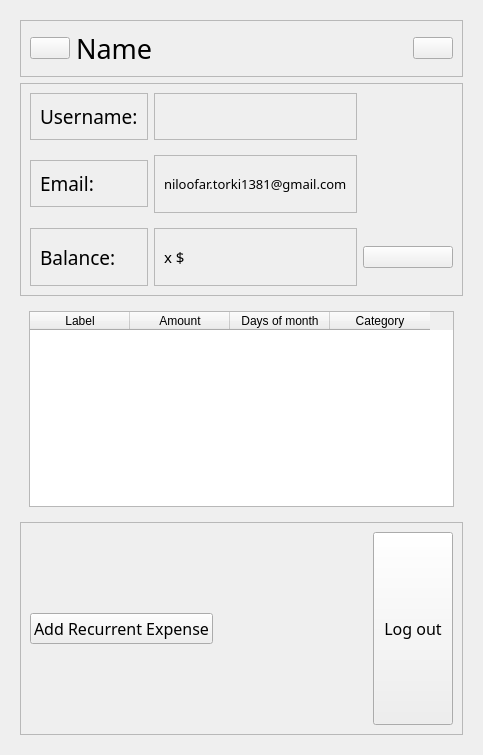
                   <widget class="QWidget" name="scrollAreaWidgetContents_15">
                    <property name="geometry">
                     <rect>
                      <x>0</x>
                      <y>0</y>
                      <width>483</width>
                      <height>755</height>
                     </rect>
                    </property>
                    <layout class="QHBoxLayout" name="horizontalLayout_50">
                     <item>
                      <widget class="QWidget" name="widget_9" native="true">
                       <layout class="QVBoxLayout" name="verticalLayout_74">
                        <item alignment="Qt::AlignTop">
                         <widget class="QFrame" name="ProfileContainer">
                          <property name="frameShape">
                           <enum>QFrame::StyledPanel</enum>
                          </property>
                          <property name="frameShadow">
                           <enum>QFrame::Raised</enum>
                          </property>
                          <layout class="QHBoxLayout" name="horizontalLayout_51">
                           <item alignment="Qt::AlignLeft">
                            <widget class="QPushButton" name="PicProfile">
                             <property name="text">
                              <string/>
                             </property>
                             <property name="icon">
                              <iconset resource="images.qrc">
                               <normaloff>:/images/3135823.png</normaloff>:/images/3135823.png</iconset>
                             </property>
                             <property name="iconSize">
                              <size>
                               <width>90</width>
                               <height>90</height>
                              </size>
                             </property>
                            </widget>
                           </item>
                           <item>
                            <widget class="QLabel" name="NameProfile">
                             <property name="sizePolicy">
                              <sizepolicy hsizetype="Expanding" vsizetype="Preferred">
                               <horstretch>0</horstretch>
                               <verstretch>0</verstretch>
                              </sizepolicy>
                             </property>
                             <property name="font">
                              <font>
                               <family>Swis721 Blk BT</family>
                               <pointsize>20</pointsize>
                              </font>
                             </property>
                             <property name="text">
                              <string>Name</string>
                             </property>
                            </widget>
                           </item>
                           <item>
                            <widget class="QPushButton" name="EditProfileBtn">
                             <property name="text">
                              <string/>
                             </property>
                             <property name="icon">
                              <iconset resource="resource2.qrc">
                               <normaloff>:/icons2/icons2/edit-3.svg</normaloff>:/icons2/icons2/edit-3.svg</iconset>
                             </property>
                             <property name="iconSize">
                              <size>
                               <width>32</width>
                               <height>32</height>
                              </size>
                             </property>
                            </widget>
                           </item>
                          </layout>
                         </widget>
                        </item>
                        <item>
                         <widget class="QFrame" name="ProfileeInformations">
                          <property name="sizePolicy">
                           <sizepolicy hsizetype="Preferred" vsizetype="Expanding">
                            <horstretch>0</horstretch>
                            <verstretch>0</verstretch>
                           </sizepolicy>
                          </property>
                          <property name="minimumSize">
                           <size>
                            <width>0</width>
                            <height>42</height>
                           </size>
                          </property>
                          <property name="frameShape">
                           <enum>QFrame::StyledPanel</enum>
                          </property>
                          <property name="frameShadow">
                           <enum>QFrame::Raised</enum>
                          </property>
                          <layout class="QGridLayout" name="gridLayout_15">
                           <property name="verticalSpacing">
                            <number>15</number>
                           </property>
                           <item row="0" column="0">
                            <widget class="QFrame" name="frame_45">
                             <property name="sizePolicy">
                              <sizepolicy hsizetype="Preferred" vsizetype="Fixed">
                               <horstretch>0</horstretch>
                               <verstretch>0</verstretch>
                              </sizepolicy>
                             </property>
                             <property name="frameShape">
                              <enum>QFrame::StyledPanel</enum>
                             </property>
                             <property name="frameShadow">
                              <enum>QFrame::Raised</enum>
                             </property>
                             <layout class="QVBoxLayout" name="verticalLayout_76">
                              <item alignment="Qt::AlignLeft">
                               <widget class="QLabel" name="label_37">
                                <property name="sizePolicy">
                                 <sizepolicy hsizetype="Preferred" vsizetype="Expanding">
                                  <horstretch>0</horstretch>
                                  <verstretch>0</verstretch>
                                 </sizepolicy>
                                </property>
                                <property name="font">
                                 <font>
                                  <family>Swis721 Blk BT</family>
                                  <pointsize>14</pointsize>
                                 </font>
                                </property>
                                <property name="text">
                                 <string>Username:</string>
                                </property>
                               </widget>
                              </item>
                             </layout>
                            </widget>
                           </item>
                           <item row="0" column="1">
                            <widget class="QFrame" name="frame_46">
                             <property name="sizePolicy">
                              <sizepolicy hsizetype="Preferred" vsizetype="Preferred">
                               <horstretch>0</horstretch>
                               <verstretch>0</verstretch>
                              </sizepolicy>
                             </property>
                             <property name="maximumSize">
                              <size>
                               <width>16777215</width>
                               <height>16777215</height>
                              </size>
                             </property>
                             <property name="frameShape">
                              <enum>QFrame::StyledPanel</enum>
                             </property>
                             <property name="frameShadow">
                              <enum>QFrame::Raised</enum>
                             </property>
                             <layout class="QVBoxLayout" name="verticalLayout_78">
                              <item>
                               <widget class="QLabel" name="UsernameProfile">
                                <property name="sizePolicy">
                                 <sizepolicy hsizetype="Preferred" vsizetype="Preferred">
                                  <horstretch>0</horstretch>
                                  <verstretch>0</verstretch>
                                 </sizepolicy>
                                </property>
                                <property name="minimumSize">
                                 <size>
                                  <width>0</width>
                                  <height>0</height>
                                 </size>
                                </property>
                                <property name="font">
                                 <font>
                                  <family>Swis721 Blk BT</family>
                                  <pointsize>11</pointsize>
                                 </font>
                                </property>
                                <property name="text">
                                 <string/>
                                </property>
                               </widget>
                              </item>
                             </layout>
                            </widget>
                           </item>
                           <item row="1" column="0">
                            <widget class="QFrame" name="frame_48">
                             <property name="sizePolicy">
                              <sizepolicy hsizetype="Preferred" vsizetype="Fixed">
                               <horstretch>0</horstretch>
                               <verstretch>0</verstretch>
                              </sizepolicy>
                             </property>
                             <property name="frameShape">
                              <enum>QFrame::StyledPanel</enum>
                             </property>
                             <property name="frameShadow">
                              <enum>QFrame::Raised</enum>
                             </property>
                             <layout class="QVBoxLayout" name="verticalLayout_77">
                              <item>
                               <widget class="QLabel" name="label_39">
                                <property name="sizePolicy">
                                 <sizepolicy hsizetype="Preferred" vsizetype="Expanding">
                                  <horstretch>0</horstretch>
                                  <verstretch>0</verstretch>
                                 </sizepolicy>
                                </property>
                                <property name="font">
                                 <font>
                                  <family>Swis721 Blk BT</family>
                                  <pointsize>14</pointsize>
                                 </font>
                                </property>
                                <property name="text">
                                 <string>Email:</string>
                                </property>
                               </widget>
                              </item>
                             </layout>
                            </widget>
                           </item>
                           <item row="2" column="0">
                            <widget class="QFrame" name="frame_51">
                             <property name="sizePolicy">
                              <sizepolicy hsizetype="Preferred" vsizetype="Expanding">
                               <horstretch>0</horstretch>
                               <verstretch>0</verstretch>
                              </sizepolicy>
                             </property>
                             <property name="frameShape">
                              <enum>QFrame::StyledPanel</enum>
                             </property>
                             <property name="frameShadow">
                              <enum>QFrame::Raised</enum>
                             </property>
                             <layout class="QVBoxLayout" name="verticalLayout_81">
                              <item>
                               <widget class="QLabel" name="label_41">
                                <property name="sizePolicy">
                                 <sizepolicy hsizetype="Preferred" vsizetype="Expanding">
                                  <horstretch>0</horstretch>
                                  <verstretch>0</verstretch>
                                 </sizepolicy>
                                </property>
                                <property name="font">
                                 <font>
                                  <family>Swis721 Blk BT</family>
                                  <pointsize>14</pointsize>
                                 </font>
                                </property>
                                <property name="text">
                                 <string>Balance:</string>
                                </property>
                               </widget>
                              </item>
                             </layout>
                            </widget>
                           </item>
                           <item row="1" column="1">
                            <widget class="QFrame" name="frame_49">
                             <property name="sizePolicy">
                              <sizepolicy hsizetype="Preferred" vsizetype="Expanding">
                               <horstretch>0</horstretch>
                               <verstretch>0</verstretch>
                              </sizepolicy>
                             </property>
                             <property name="frameShape">
                              <enum>QFrame::StyledPanel</enum>
                             </property>
                             <property name="frameShadow">
                              <enum>QFrame::Raised</enum>
                             </property>
                             <layout class="QVBoxLayout" name="verticalLayout_89">
                              <item>
                               <widget class="QLabel" name="EmailProfile">
                                <property name="font">
                                 <font>
                                  <family>Swis721 Blk BT</family>
                                  <pointsize>10</pointsize>
                                 </font>
                                </property>
                                <property name="text">
                                 <string>niloofar.torki1381@gmail.com</string>
                                </property>
                               </widget>
                              </item>
                             </layout>
                            </widget>
                           </item>
                           <item row="2" column="1">
                            <widget class="QFrame" name="frame_52">
                             <property name="sizePolicy">
                              <sizepolicy hsizetype="Preferred" vsizetype="Expanding">
                               <horstretch>0</horstretch>
                               <verstretch>0</verstretch>
                              </sizepolicy>
                             </property>
                             <property name="frameShape">
                              <enum>QFrame::StyledPanel</enum>
                             </property>
                             <property name="frameShadow">
                              <enum>QFrame::Raised</enum>
                             </property>
                             <layout class="QVBoxLayout" name="verticalLayout_90">
                              <item>
                               <widget class="QLabel" name="BalanceProfile">
                                <property name="font">
                                 <font>
                                  <family>Swis721 Blk BT</family>
                                  <pointsize>11</pointsize>
                                 </font>
                                </property>
                                <property name="text">
                                 <string>x $</string>
                                </property>
                               </widget>
                              </item>
                             </layout>
                            </widget>
                           </item>
                           <item row="2" column="2">
                            <widget class="QPushButton" name="BalanceEditBtn">
                             <property name="text">
                              <string/>
                             </property>
                             <property name="icon">
                              <iconset resource="resource2.qrc">
                               <normaloff>:/icons2/icons2/edit-2.svg</normaloff>:/icons2/icons2/edit-2.svg</iconset>
                             </property>
                             <property name="iconSize">
                              <size>
                               <width>20</width>
                               <height>20</height>
                              </size>
                             </property>
                            </widget>
                           </item>
                          </layout>
                         </widget>
                        </item>
                        <item>
                         <widget class="QWidget" name="widget_10" native="true">
                          <property name="sizePolicy">
                           <sizepolicy hsizetype="Preferred" vsizetype="Expanding">
                            <horstretch>0</horstretch>
                            <verstretch>0</verstretch>
                           </sizepolicy>
                          </property>
                          <layout class="QHBoxLayout" name="horizontalLayout_52">
                           <item>
                            <widget class="QTableWidget" name="tableWidget_2">
                             <property name="showGrid">
                              <bool>true</bool>
                             </property>
                             <column>
                              <property name="text">
                               <string>Label</string>
                              </property>
                             </column>
                             <column>
                              <property name="text">
                               <string>Amount</string>
                              </property>
                             </column>
                             <column>
                              <property name="text">
                               <string>Days of month</string>
                              </property>
                             </column>
                             <column>
                              <property name="text">
                               <string>Category</string>
                              </property>
                             </column>
                            </widget>
                           </item>
                          </layout>
                         </widget>
                        </item>
                        <item>
                         <widget class="QFrame" name="frame_44">
                          <property name="font">
                           <font>
                            <family>Swis721 Blk BT</family>
                            <pointsize>16</pointsize>
                           </font>
                          </property>
                          <property name="frameShape">
                           <enum>QFrame::StyledPanel</enum>
                          </property>
                          <property name="frameShadow">
                           <enum>QFrame::Raised</enum>
                          </property>
                          <layout class="QHBoxLayout" name="horizontalLayout_53">
                           <item alignment="Qt::AlignLeft">
                            <widget class="QPushButton" name="AddRExpenseBtn">
                             <property name="font">
                              <font>
                               <family>Swis721 Blk BT</family>
                               <pointsize>12</pointsize>
                              </font>
                             </property>
                             <property name="text">
                              <string>Add Recurrent Expense</string>
                             </property>
                             <property name="icon">
                              <iconset resource="resource2.qrc">
                               <normaloff>:/icons2/icons2/file-plus.svg</normaloff>:/icons2/icons2/file-plus.svg</iconset>
                             </property>
                             <property name="iconSize">
                              <size>
                               <width>32</width>
                               <height>32</height>
                              </size>
                             </property>
                            </widget>
                           </item>
                           <item alignment="Qt::AlignRight">
                            <widget class="QPushButton" name="LogOutProfileBtn">
                             <property name="sizePolicy">
                              <sizepolicy hsizetype="Expanding" vsizetype="Expanding">
                               <horstretch>0</horstretch>
                               <verstretch>0</verstretch>
                              </sizepolicy>
                             </property>
                             <property name="font">
                              <font>
                               <family>Swis721 Blk BT</family>
                               <pointsize>12</pointsize>
                              </font>
                             </property>
                             <property name="text">
                              <string>Log out</string>
                             </property>
                             <property name="icon">
                              <iconset resource="resource2.qrc">
                               <normaloff>:/icons2/icons2/log-out.svg</normaloff>:/icons2/icons2/log-out.svg</iconset>
                             </property>
                             <property name="iconSize">
                              <size>
                               <width>32</width>
                               <height>32</height>
                              </size>
                             </property>
                            </widget>
                           </item>
                          </layout>
                         </widget>
                        </item>
                       </layout>
                      </widget>
                     </item>
                    </layout>
                   </widget>
